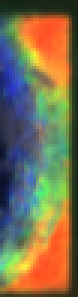
#> input picture test/image_00005.png, 26 x 99 px (shown 3 times larger); its folder holds only this picture in this run
$ python main.py --image test/image_00005.png
#> lines starting #> are read from the running program, lines starting #| are printed output that depends on the picture; after the words box and inside, x2 and y2 are one past the last pixel; in counts of white or black regions, pixels touching at a corner belong together
#> (reads config.json from the repository)
### image_processor.py
"""
이미지 전처리 모듈
이미지 로드, 색상 변환, 블러, 리사이징 등의 전처리 작업 수행
"""

import cv2 as cv
import numpy as np


def load_image(image_path):
    """
    이미지 파일 로드

    Args:
        image_path (str): 이미지 파일 경로

    Returns:
        numpy.ndarray: 로드된 이미지 (BGR 형식)
        None: 로드 실패 시
    """
#> called with image_path = 'test/image_00005.png'
    try:
        img = cv.imread(image_path)
#> img is the input picture: shape (99, 26, 3); mean B, G, R 80.4, 112.3, 122.9
        if img is None:
            print(f"이미지 로드 실패: {image_path}")
            return None
        return img
    except Exception as e:
        print(f"이미지 로드 오류: {e}")
        return None


def resize_image(img, scale=1.0):
    """
    이미지 크기 조정

    Args:
        img (numpy.ndarray): 입력 이미지
        scale (float): 스케일 비율 (0.5 = 50%, 1.0 = 원본)

    Returns:
        numpy.ndarray: 리사이징된 이미지
    """
    if scale == 1.0:
        return img

    width = int(img.shape[1] * scale)
    height = int(img.shape[0] * scale)
    dimensions = (width, height)

    resized = cv.resize(img, dimensions, interpolation=cv.INTER_AREA)
    return resized


def convert_to_hsv(img):
    """
    BGR 이미지를 HSV 색상 공간으로 변환

    Args:
        img (numpy.ndarray): BGR 형식 이미지

    Returns:
        numpy.ndarray: HSV 형식 이미지
    """
    hsv = cv.cvtColor(img, cv.COLOR_BGR2HSV)
#> hsv: shape (99, 26, 3); mean H, S, V 56.3, 144.3, 156
    return hsv


# [12 lines left out: function convert_to_gray, not called in this run]


def apply_gaussian_blur(img, kernel_size=(5, 5)):
    """
    가우시안 블러 적용 (노이즈 제거)

    Args:
        img (numpy.ndarray): 입력 이미지
        kernel_size (tuple): 커널 크기 (홀수여야 함)

    Returns:
        numpy.ndarray: 블러 처리된 이미지
    """
#> called with kernel_size = (5, 5)
    blurred = cv.GaussianBlur(img, kernel_size, 0)
#> blurred: shape (99, 26, 3); mean H, S, V 56, 144.6, 156.6
    return blurred


def apply_morphology(img, operation='open', kernel_size=(5, 5), shape=cv.MORPH_ELLIPSE):
    """
    형태학적 연산 적용 (Opening/Closing)

    Args:
        img (numpy.ndarray): 입력 이미지 (이진 이미지)
        operation (str): 'open', 'close', 'erode', 'dilate'
        kernel_size (tuple): 커널 크기
        shape: 커널 형태 (cv.MORPH_RECT, cv.MORPH_ELLIPSE, cv.MORPH_CROSS)

    Returns:
        numpy.ndarray: 형태학적 연산이 적용된 이미지
    """
    kernel = cv.getStructuringElement(shape, kernel_size)

    if operation == 'open':
        result = cv.morphologyEx(img, cv.MORPH_OPEN, kernel)
    elif operation == 'close':
        result = cv.morphologyEx(img, cv.MORPH_CLOSE, kernel)
    elif operation == 'erode':
        result = cv.erode(img, kernel)
    elif operation == 'dilate':
        result = cv.dilate(img, kernel)
    else:
        print(f"알 수 없는 연산: {operation}")
        result = img

    return result


def preprocess_image(img, config):
    """
    이미지 전처리 파이프라인
    1. 리사이징
    2. HSV 변환
    3. 블러 적용

    Args:
        img (numpy.ndarray): 입력 이미지 (BGR)
        config: 설정 객체 (Config 클래스)

    Returns:
        tuple: (전처리된 HSV 이미지, 리사이징된 원본 이미지)
    """
    # 1. 리사이징 (처리 속도 향상)
    resized = resize_image(img, config.RESIZE_SCALE)

    # 2. HSV 색상 공간 변환
    hsv = convert_to_hsv(resized)

    # 3. 가우시안 블러 적용 (노이즈 제거)
    blurred_hsv = apply_gaussian_blur(hsv, config.BLUR_KERNEL_SIZE)

    return blurred_hsv, resized


# [106 lines left out: functions create_mask_from_hsv, apply_bilateral_filter, apply_nlm_denoise, normalize_rgb, enhance_contrast, not called in this run]


# [29 lines that do not run on import are left out]

### detector.py
"""
솔더 페이스트 검출 엔진
AOI RGB 조명 이미지 기반 솔더 페이스트 영역 검출

v4: Normalized RGB + 노이즈 제거 기반 검출 개선
- AOI 이미지 색상 혼합 문제 분석 반영
  - 이미지 80%가 혼합색, 파란 영역의 77-93%가 G/R 오염
  - 로컬 노이즈 std=50, 단일 채널 임계값은 본질적 한계
- 산업용 AOI 표준 Normalized RGB(색상비) 검출 도입
- Bilateral/NLM 노이즈 제거 전처리 도입
- 색상 그라데이션 패턴 분석 추가
"""

import cv2 as cv
import numpy as np
from image_processor import (create_mask_from_hsv, apply_morphology,
                              apply_bilateral_filter, apply_nlm_denoise,
                              normalize_rgb)


def detect_solder_paste(img, config):
    """
    솔더 페이스트 영역 검출 메인 함수

    3D 높이 맵 모드: 분석 결과 기반 최적 검출 (Blue Otsu + CLAHE 앙상블)
    2D 색상 모드: HSV 색상 범위 기반 검출

    Args:
        img (numpy.ndarray): BGR 또는 HSV 형식 이미지
        config: 설정 객체 (Config 클래스)

    Returns:
        tuple: (검출된 윤곽선 리스트, 이진 마스크)
    """
    if config.HEIGHT_MAP_MODE:
        # 3D 높이 맵 모드: 분석 결과 기반 최적 검출
        detection_method = getattr(config, 'DETECTION_METHOD', 'ensemble')

        if detection_method == 'otsu_blue':
            mask = detect_otsu_blue_inv(img)
        elif detection_method == 'clahe_blue':
            mask = detect_clahe_blue_inv(img)
        elif detection_method == 'adaptive':
            mask = detect_adaptive_blue(img)
        elif detection_method == 'ensemble':
            mask = detect_ensemble(img)
        elif detection_method == 'ensemble_v4':
            mask = detect_ensemble_v4(img)
        elif detection_method == 'norm_rgb':
            threshold = getattr(config, 'NORM_RGB_THRESHOLD', 0.4)
            mask = detect_normalized_rgb(img, target='blue', threshold=threshold)
        elif detection_method == 'legacy':
            # 기존 방식 (하위 호환)
            mask = create_height_mask(img, config.HEIGHT_THRESHOLD_MIN,
                                       config.HEIGHT_THRESHOLD_MAX)
        else:
            mask = detect_ensemble_v4(img)
    else:
        # 2D 색상 모드: HSV 기반 검출
        mask = create_mask_from_hsv(img, config.LOWER_HSV, config.UPPER_HSV)

    # 형태학적 연산 (노이즈 제거)
    mask = apply_morphology(mask, 'open', config.MORPH_KERNEL_SIZE, cv.MORPH_ELLIPSE)
    mask = apply_morphology(mask, 'close', config.MORPH_KERNEL_SIZE, cv.MORPH_ELLIPSE)

    # 윤곽선 검출
    contours = find_contours(mask)

    # 필터링 (면적, 원형도 기준)
    filtered_contours = filter_contours(contours, config)

    return filtered_contours, mask


# ============================================================
# 분석 결과 기반 최적 검출 방법들
# ============================================================

def detect_otsu_blue_inv(img):
    """
    Blue 채널 Otsu 반전

    Blue 채널에 Otsu 자동 임계값을 적용하고 반전.
    3D 높이 맵에서 Blue=높은 경사이므로, Blue가 낮은 영역이
    솔더 페이스트의 실제 도포 영역에 해당.
    """
    blue = img[:, :, 0]
    _, mask = cv.threshold(blue, 0, 255, cv.THRESH_BINARY_INV + cv.THRESH_OTSU)
    return mask


def detect_clahe_blue_inv(img, clip_limit=4.0, tile_size=4):
    """
    [안정성 1위] CLAHE + Blue 채널 Otsu 반전 (std=0.010)

    CLAHE로 Blue 채널의 국소 대비를 강화한 후 Otsu 반전.
    모든 이미지에서 가장 일관된 결과를 보임 (표준편차 최소).
    """
#> called with clip_limit = 4, tile_size = 4
    blue = img[:, :, 0]
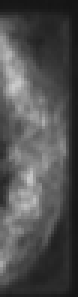
#> blue: shape (99, 26) (shown 3 times larger); min 20, max 202, mean 80.4
    clahe = cv.createCLAHE(clipLimit=clip_limit, tileGridSize=(tile_size, tile_size))
    enhanced = clahe.apply(blue)
    _, mask = cv.threshold(enhanced, 0, 255, cv.THRESH_BINARY_INV + cv.THRESH_OTSU)
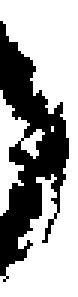
#> mask: shape (99, 26) (shown 3 times larger); 65.2% white; 1 black region, box (x1, y1, x2, y2) and area: (0, 7, 23, 94) 895
    return mask


# [17 lines left out: function detect_adaptive_blue, not called in this run]


def detect_ensemble(img):
    """
    앙상블 검출 v3: 안정성 + 높은 IoU 방법 결합

    v3 분석 결과 반영:
    1. CLAHE Blue inv cl4.0 (안정성 1위, std=0.010, 가중치 2.0)
    2. CLAHE Blue inv cl8.0 (안정성 2위, std=0.013, 가중치 1.8)
    3. Saturation 30-255 (평균 IoU 1위, 가중치 1.2)
    4. Adaptive Lab_L bs11 c10 (평균 IoU 5위, 가중치 1.0)
    5. Otsu Blue inv (안정적, 가중치 1.0)

    2.5 이상 동의하면 검출로 판정.
    """
    h, w = img.shape[:2]
    votes = np.zeros((h, w), dtype=np.float32)

    # 방법 1: CLAHE Blue inv cl4.0 (안정성 1위, 가중치 2.0)
    mask1 = detect_clahe_blue_inv(img, clip_limit=4.0, tile_size=4)
    votes += (mask1 > 0).astype(np.float32) * 2.0

    # 방법 2: CLAHE Blue inv cl8.0 (안정성 2위, 가중치 1.8)
    mask2 = detect_clahe_blue_inv(img, clip_limit=8.0, tile_size=4)
#> call 2 of detect_clahe_blue_inv, with clip_limit = 8, tile_size = 4
#> in detect_clahe_blue_inv (call 2), `enhanced = clahe.apply(blue)`:
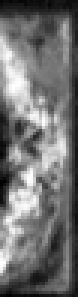
#> enhanced: shape (99, 26) (shown 3 times larger); min 1, max 255, mean 113.9
    votes += (mask2 > 0).astype(np.float32) * 1.8

    # 방법 3: Saturation 30-255 (평균 IoU 1위, 가중치 1.2)
    hsv = cv.cvtColor(img, cv.COLOR_BGR2HSV)
    s_ch = hsv[:, :, 1]
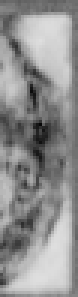
#> s_ch: shape (99, 26) (shown 3 times larger); min 7, max 222, mean 144.3
    mask3 = cv.inRange(s_ch, 30, 255)
#> mask3: shape (99, 26); 99.5% white; black in thin lines or dots, all inside (x1, y1, x2, y2) = (10, 29, 15, 53)
    votes += (mask3 > 0).astype(np.float32) * 1.2

    # 방법 4: Adaptive Lab_L bs11 c10 (평균 IoU 5위, 가중치 1.0)
    lab = cv.cvtColor(img, cv.COLOR_BGR2Lab)
#> lab: shape (99, 26, 3); mean of channels 0, 1, 2 124.3, 131.2, 147.4
    l_ch = lab[:, :, 0]
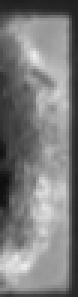
#> l_ch: shape (99, 26) (shown 3 times larger); min 14, max 237, mean 124.3
    bs = min(11, min(h, w) - 1)
    if bs % 2 == 0:
        bs -= 1
    if bs < 3:
        bs = 3
    mask4 = cv.adaptiveThreshold(l_ch, 255, cv.ADAPTIVE_THRESH_GAUSSIAN_C,
                                  cv.THRESH_BINARY, bs, 10)
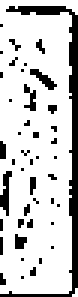
#> mask4: shape (99, 26) (shown 3 times larger); 80.1% white; 44 black regions (41 under 20 px), largest, box (x1, y1, x2, y2) and area: (0, 2, 26, 99) 292, (0, 57, 4, 72) 32, (10, 23, 19, 30) 25
    votes += (mask4 > 0).astype(np.float32) * 1.0
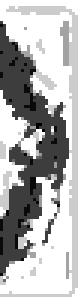
#> votes: shape (99, 26) float32 (shown 3 times larger); min 1, max 6, mean 4.48; drawn with min black and max white

    # 방법 5: Otsu Blue inv (가중치 1.0)
    mask5 = detect_otsu_blue_inv(img)
    votes += (mask5 > 0).astype(np.float32) * 1.0
#> (the rest of the program and of its run is left out)
